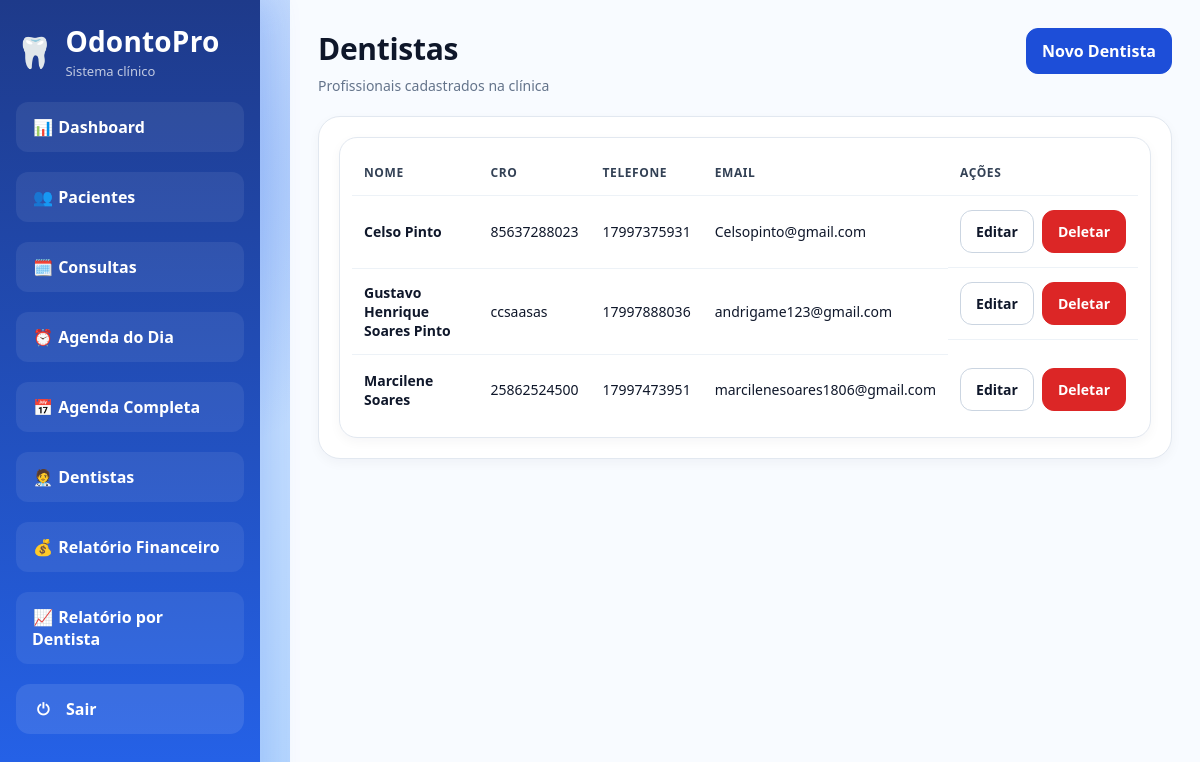
The page /dentistas/ (signed in) on the database its author committed.
### core/models.py (models this page shows, shortened)
class Dentista(models.Model):
    nome = models.CharField(max_length=120)
    cro = models.CharField(max_length=20, blank=True, null=True)
    telefone = models.CharField(max_length=20, blank=True, null=True)
    email = models.EmailField(blank=True, null=True)
    ativo = models.BooleanField(default=True)

### core/views.py (the view, shortened to what this page needs)
# urls.py: path("dentistas/", views.lista_dentistas, name="lista_dentistas"),
@login_required
def lista_dentistas(request):
    if not eh_admin(request.user):
        raise PermissionDenied
    q = (request.GET.get("q") or "").strip()
    dentistas = Dentista.objects.all().order_by("nome")
    return render(request, "core/dentistas/listar.html", {
        "dentistas": dentistas,
        "q": q,
    })

### core/templatetags/core_extras.py (called while the page is built)
@register.filter
def has_group(user, group_name):
    return user.groups.filter(name=group_name).exists()

### core/views.py (called while the page is built)
def eh_admin(user):
    return user.is_authenticated and user.groups.filter(name="Administrador").exists()

### core/templates/core/dentistas/listar.html
{% extends 'core/base.html' %}
{% block content %}
<div class="page-header">
<div>
<h1 class="title">Dentistas</h1>
<p class="subtitle">Profissionais cadastrados na clínica</p>
</div>
<div class="actions">
<a href="{% url 'cadastrar_dentista' %}" class="btn">
Novo Dentista
</a>
</div>
</div>
<section class="card">
<div class="table-wrap">
<table class="table">
<thead>
<tr>
<th>Nome</th>
<th>CRO</th>
<th>Telefone</th>
<th>Email</th>
<th>Ações</th>
</tr>
</thead>
<tbody>
{% for dentista in dentistas %}
<tr>
<td>
<strong>{{ dentista.nome }}</strong>
</td>
<td>
{{ dentista.cro|default:"-" }}
</td>
<td>
{{ dentista.telefone|default:"-" }}
</td>
<td>
{{ dentista.email|default:"-" }}
</td>
<td style="display:flex; gap:8px;">
<a href="{% url 'editar_dentista' dentista.pk %}" class="btn btn-ghost">
Editar
</a>
<a href="{% url 'deletar_dentista' dentista.pk %}" class="btn btn-danger">
Deletar
</a>
</td>
</tr>
{% empty %}
<tr>
<td colspan="5">
Nenhum dentista cadastrado.
</td>
</tr>
{% endfor %}
</tbody>
</table>
</div>
</section>
{% endblock %}

### core/static/core/css/style.css (style rules this page uses)
* { box-sizing: border-box; }
:root { --bg: #f4f7fb; --bg-soft: #eef3f9; --surface: #ffffff; --surface-alt: #f8fbff; --border: #e2e8f0; --border-strong: #cbd5e1; --text: #0f172a; --text-soft: #64748b; --primary: #1d4ed8; --primary-soft: #eff6ff; --primary-border: #bfdbfe; --sidebar-start: #0b2b5a; --sidebar-end: #0d4ea1; --success-bg: #dcfce7; --success-text: #166534; --danger-bg: #fee2e2; --danger-text: #991b1b; --neutral-bg: #e5e7eb; --neutral-text: #374151; --warning-bg: #fef3c7; --warning-text: #92400e; --shadow-sm: 0 4px 12px rgba(15, 23, 42, 0.04); --shadow-md: 0 10px 24px rgba(15, 23, 42, 0.06); --radius-md: 14px; --radius-lg: 18px; --radius-xl: 22px; }
body { margin: 0; font-family: Arial, Helvetica, sans-serif; color: var(--text); background: linear-gradient(180deg, #edf3f9 0%, #f7f9fc 100%); }
a { color: inherit; text-decoration: none; }
h1, .title { margin: 0; font-size: 30px; font-weight: 800; letter-spacing: -0.3px; }
.subtitle { margin: 6px 0 0; font-size: 14px; line-height: 1.5; color: var(--text-soft); }
.page-header { display: flex; align-items: flex-start; justify-content: space-between; gap: 16px; margin-bottom: 20px; }
.header-actions, .actions { display: flex; flex-wrap: wrap; gap: 10px; }
.card, .card-form { padding: 20px; background: var(--surface); border: 1px solid var(--border); border-radius: var(--radius-xl); box-shadow: var(--shadow-sm); }
.card { flex: 1; min-width: 220px; }
.table-wrap { overflow-x: auto; padding: 12px; background: var(--surface); border: 1px solid var(--border); border-radius: var(--radius-lg); box-shadow: var(--shadow-sm); }
.table { width: 100%; border-collapse: collapse; }
.table th, .table td { padding: 14px 12px; font-size: 14px; text-align: left; vertical-align: middle; border-bottom: 1px solid #edf2f7; }
.table th { font-size: 12px; font-weight: 800; letter-spacing: 0.6px; text-transform: uppercase; color: #334155; }
.table tr:last-child td { border-bottom: none; }
.btn { display: inline-flex; align-items: center; justify-content: center; padding: 11px 15px; font-weight: 800; color: #fff; cursor: pointer; background: var(--primary); border: 1px solid var(--primary); border-radius: 12px; transition: transform 0.2s ease, opacity 0.2s ease, background 0.2s ease; }
.btn-ghost { color: var(--text); background: #fff; border-color: var(--border-strong); }
.btn-danger { color: #fff; background: #dc2626; border-color: #dc2626; }
html, body { min-height: 100%; margin: 0; padding: 0; }
body { font-family: 'Segoe UI', sans-serif; color: #0f172a; background: radial-gradient(circle at 10% 20%, rgba(37, 99, 235, 0.35), transparent 25%), radial-gradient(circle at 90% 80%, rgba(59, 130, 246, 0.25), transparent 25%), linear-gradient(135deg, #dbeafe 0%, #bfdbfe 40%, #93c5fd 100%); }

### rows shown on the page
Dentista: nome "Celso Pinto", cro "85637288023", telefone "17997375931", email "Celsopinto@gmail.com"
Dentista: nome "Gustavo Henrique Soares Pinto", cro "ccsaasas", telefone "17997888036", email "andrigame123@gmail.com"
Dentista: nome "Marcilene Soares", cro "25862524500", telefone "17997473951", email "marcilenesoares1806@gmail.com"
